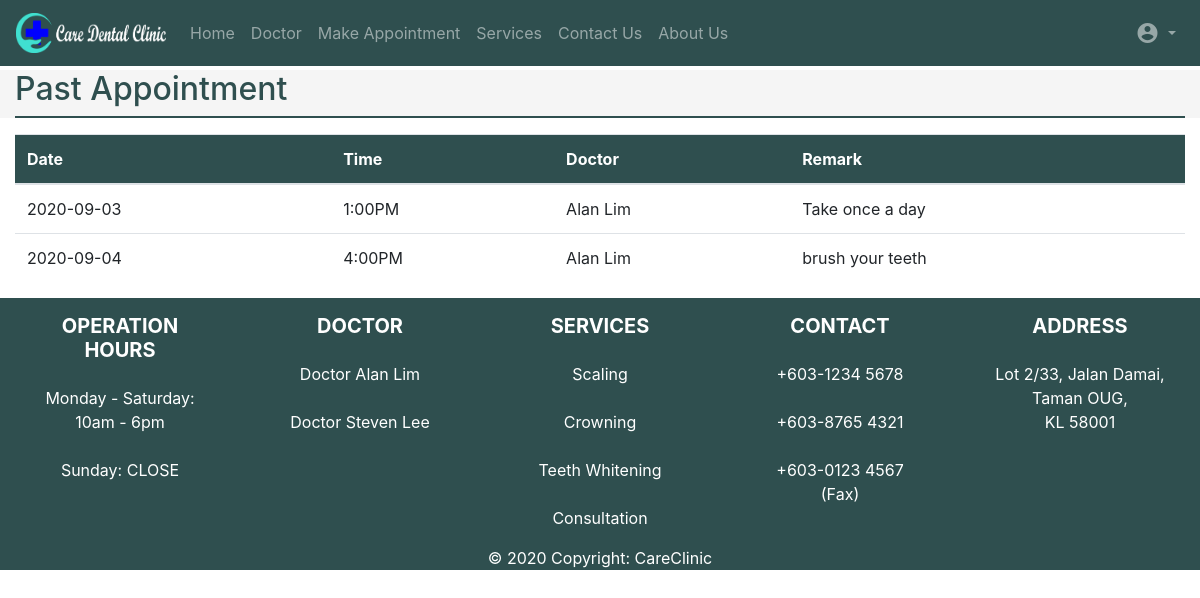
Page /HistoryPage.php (signed in) on the committed database.
### tables this page shows
CREATE TABLE IF NOT EXISTS `prescription` (
  `PrescriptionID` int NOT NULL AUTO_INCREMENT,
  `PatientID` int NOT NULL,
  `DoctorID` int NOT NULL,
  `AppointmentID` int NOT NULL,
  `Remarks` varchar(255) NOT NULL,
  PRIMARY KEY (`PrescriptionID`)
);

CREATE TABLE IF NOT EXISTS `appointment` (
  `AppointmentID` int NOT NULL AUTO_INCREMENT,
  `LoginID` varchar(250) NOT NULL,
  `Date` varchar(250) NOT NULL,
  `Time_Slot` varchar(250) NOT NULL,
  `Doctor_Name` varchar(250) NOT NULL,
  `Medical_Concern` longtext NOT NULL,
  `Status` int NOT NULL,
  PRIMARY KEY (`AppointmentID`)
);

### includes/autoLoad.php (called while the page is built, shortened)
<?php
    function autoLoader ($className) {
      $path = 'classes/';
      $extension = '.class.php';
      $fileName = $path . $className . $extension;
    }
?>

### classes/dbh.class.php (called while the page is built, shortened)
<?php
class Dbh {
    private $dbHost = 'localhost';
    private $dbUser = 'root';
    private $dbPass = '';
    private $dbName = 'careclinic';
    protected function connect() {
        $this->conn = new mysqli($this->dbHost , $this->dbUser , $this->dbPass , $this->dbName);
        $this->conn->set_charset('utf8mb4');
        return $this->conn;
    }
}
?>

### classes/prescription.class.php (called while the page is built, shortened)
<?php
class Prescription extends Dbh {
    protected function getPastPrescription($patientID) {
        $sql = "SELECT appointment.Date , appointment.Time_Slot , appointment.Doctor_Name , prescription.Remarks , prescription.PrescriptionID FROM `appointment` INNER JOIN prescription ON appointment.AppointmentID = prescription.AppointmentID WHERE prescription.PatientID = ? AND appointment.Status = ?";
        $status = 1;
        $stmt = $this->connect()->prepare($sql);
        $stmt->bind_param('ii' , $patientID  , $status);
        $stmt->execute();
        $results = $stmt->get_result();
        $row = $results->fetch_all(MYSQLI_ASSOC);
        return $row;
    }
}
?>

### classes/prescripview.class.php (called while the page is built)
<?php
class PrescripView extends Prescription {
    public function showPastPrescription($patientID)
    {
       $result = $this->getPastPrescription($patientID);
       return $result;
    }
}
?>

### HistoryPage.php (the view, shortened to what this page needs)
<?php
if(isset($_SESSION['role'])) {
    if($_SESSION['role'] === 'Patient') {
        session_abort(); ?>
<?php $page = ''; require("Head(patient).php"); ?>
<body>
    <div class="col-md-12 bg-custom">
        <h2>Past Appointment</h2>
        <hr class="hr-green mt-0">
    </div>
            <?php
                if (isset($_SESSION['loginID'])) {
                    include_once('includes/autoLoad.php');
                    $view = new PrescripView();
                    $patientID = $_SESSION['loginID'];
                    $history = $view->showPastPrescription($patientID);
                    if(!empty($history)) {
                        echo'    <div class="container-fluid">
                        <table class="table" id="pastappointment" data-card-width="768">
                            <thead>
                                <tr>
                                    <th data-card-title>Date</th>
                                    <th>Time</th>
                                    <th>Doctor</th>
                                    <th>Remark</th>
                                </tr>
                            </thead>';
                        foreach ($history as $Details) {
                            echo "<tr>";
                            echo "<td>". $Details['Date'] ."</td>";
                            echo "<td>". $Details['Time_Slot'] ."</td>";
                            echo "<td>". $Details['Doctor_Name'] ."</td>";
                            echo "<td>". $Details['Remarks'] ."</td>";
                            echo "</tr>";
                        }
                    }
                }
            ?>
        </table>
    </div>
</body>
<?php require("Footer(Patient).php"); ?>
<?php    } else {
    Header("location: index.php");
    exit();
}
}
else {
    Header("location: index.php");
    exit();
}
?>

### Head(Patient).php (shortened to what this page needs)
<!doctype html>
<html lang="en">
  <head>
        <link rel="stylesheet" href="https://stackpath.bootstrapcdn.com/bootstrap/4.5.2/css/bootstrap.min.css">
        <link rel="stylesheet" href="CSS/Header.css">
        <link rel="stylesheet" href="CSS/Footer.css">
        <link rel="stylesheet" type="text/css" href="CSS/Custom.css">
  </head>
    <nav class="mb-1 navbar navbar-expand-lg navbar-dark navbar-custom">
        <a class="navbar-brand" href="Index.php">
        <img src="Graphic/logo.png" width="150" height="40" class="d-inline-block align-top" alt="Care Clinic" loading="lazy">
        </a>
        <div class="collapse navbar-collapse" id="navbarSupportedContent-333">
            <ul class="navbar-nav mr-auto">
                <li class="nav-item">
                    <a  class="nav-link <?php if($page == 'home') {echo 'active';} ?>" href="Index.php">Home</a>
                </li>
                <li class="nav-item">
                    <a  class="nav-link <?php if($page == 'doctor') {echo 'active';} ?>" href="DoctorPage.php">Doctor</a>
                </li>
                <li class="nav-item">
                    <a  class="nav-link <?php if($page == 'makeappointment') {echo 'active';} ?>" href="MakeAppointmentPage.php">Make Appointment</a>
                </li>
                <li class="nav-item ">
                    <a  class="nav-link <?php if($page == 'services') {echo 'active';} ?>" href="ServicesPage.php">Services</a>
                </li>
                <li class="nav-item ">
                    <a  class="nav-link <?php if($page == 'contactus') {echo 'active';} ?>" href="ContactUsPage.php">Contact Us</a>
                </li>
                <li class="nav-item ">
                    <a  class="nav-link <?php if($page == 'aboutus') {echo 'active';} ?>" href="AboutUsPage.php">About Us</a>
                </li>
            </ul>
            <ul class="navbar-nav ml-auto nav-flex-icons">
                <li class="nav-item dropdown">
                    <a class="nav-link dropdown-toggle" id="navbarDropdownMenuLink-333" data-toggle="dropdown"
                        aria-haspopup="true" aria-expanded="false">
                        <span class="material-icons d-inline-block align-top">account_circle</span>
                    </a>
                </li>
            </ul>
        </div>
    </nav>

### Footer(Patient).php (shortened to what this page needs)
<footer class="page-footer font-small bg-footercustom">
  <div class="row">
    <div class="col-md-2 mx-auto">
        <h5 class="font-weight-bold text-uppercase mt-3 mb-4 text-center">Operation Hours</h5>
        <ul class="list-unstyled text-center">
            <li>Monday - Saturday: 10am - 6pm</li>
            <br>
            <li>Sunday: CLOSE</li>
        </ul>
    </div>
    <div class="col-md-2 mx-auto">
        <h5 class="font-weight-bold text-uppercase mt-3 mb-4 text-center">Doctor</h5>
        <ul class="list-unstyled text-center">
            <li>Doctor Alan Lim</li>
            <br>
            <li>Doctor Steven Lee</li>
        </ul>
    </div>
    <div class="col-md-2 mx-auto">
        <h5 class="font-weight-bold text-uppercase mt-3 mb-4 text-center">Services</h5>
        <ul class="list-unstyled text-center">
            <li>Scaling</li>
            <br>
            <li>Crowning</li>
            <br>
            <li>Teeth Whitening</li>
            <br>
            <li>Consultation</li>
        </ul>
    </div>
    <div class="col-md-2 mx-auto">
        <h5 class="font-weight-bold text-uppercase mt-3 mb-4 text-center">Contact</h5>
        <ul class="list-unstyled text-center">
            <li>+603-1234 5678</li>
            <br>
            <li>+603-8765 4321</li>
            <br>
            <li>+603-0123 4567 (Fax)</li>
        </ul>
    </div>
    <div class="col-md-2 mx-auto">
        <h5 class="font-weight-bold text-uppercase mt-3 mb-4 text-center">Address</h5>
        <ul class="list-unstyled text-center">
            Lot 2/33, Jalan Damai,
            <br>Taman OUG,<br>KL 58001
        </ul>
    </div>
  </div>
        <div class="footer-copyright text-center">© 2020 Copyright: CareClinic</div>
</footer>
</html>

### CSS/Header.css (style rules this page uses)
.navbar-custom { background-color: #2F4F4F; }
.row { margin: 0px; }

### CSS/Footer.css (style rules this page uses)
.bg-footercustom { background-color: #2F4F4F; color: white; margin: 0px; padding: 0px; }
.row { margin: 0px; }

### CSS/Custom.css (style rules this page uses)
.bg-custom { background-color: whitesmoke; color: #2F4F4F; }
.hr-green { background-color: #2F4F4F; border-width: 0px; height: 2px; }
.row { margin: 0px; }
th { background-color: #2F4F4F; color: white; }

### rows in the picture
prescription: AppointmentID.Date "2020-09-03", AppointmentID.Time_Slot "1:00PM", AppointmentID.Doctor_Name "Alan Lim", Remarks "Take once a day"
prescription: AppointmentID.Date "2020-09-04", AppointmentID.Time_Slot "4:00PM", AppointmentID.Doctor_Name "Alan Lim", Remarks "brush your teeth"
